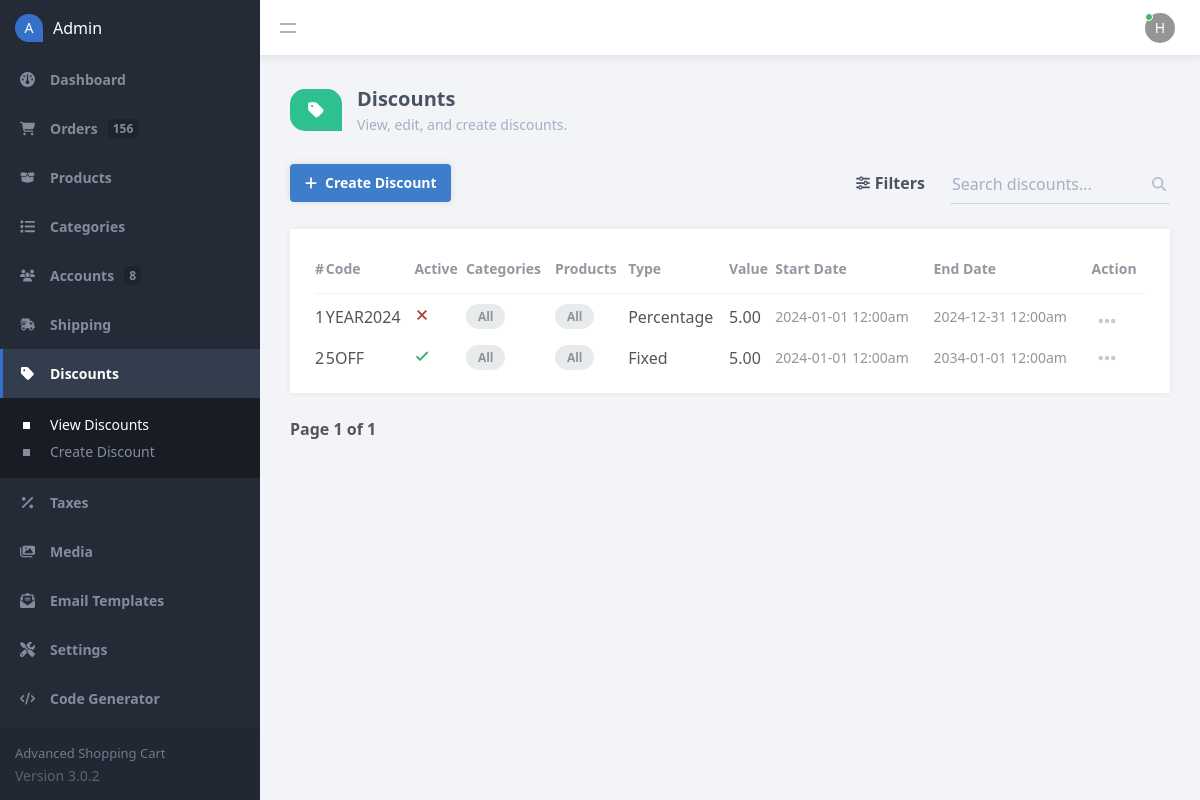
Screenshot of /admin/index.php?page=discounts (signed in) with the database file from the repository.
### tables this page shows
CREATE TABLE `discounts` (
  `id` int(11) NOT NULL,
  `category_ids` varchar(50) NOT NULL,
  `product_ids` varchar(50) NOT NULL,
  `discount_code` varchar(50) NOT NULL,
  `discount_type` enum('Percentage','Fixed') NOT NULL,
  `discount_value` decimal(7,2) NOT NULL,
  `start_date` datetime NOT NULL,
  `end_date` datetime NOT NULL
);

### admin/index.php (called while the page is built, shortened)
<?php
include '../functions.php';
$pdo = pdo_connect_mysql();
$page = isset($_GET['page']) && file_exists($_GET['page'] . '.php') ? $_GET['page'] : 'dashboard';
$accounts_total = $pdo->query('SELECT COUNT(*) AS total FROM accounts')->fetchColumn();
$orders_total = $pdo->query('SELECT COUNT(*) AS total FROM transactions')->fetchColumn();
include $page . '.php';
?>

### admin/discounts.php (the view, shortened to what this page needs)
<?php
$current_date = strtotime((new DateTime())->format('Y-m-d H:i:s'));
$pagination_page = isset($_GET['pagination_page']) ? $_GET['pagination_page'] : 1;
$search = isset($_GET['search_query']) ? $_GET['search_query'] : '';
$type = isset($_GET['type']) ? $_GET['type'] : '';
$active = isset($_GET['active']) ? $_GET['active'] : '';
$order = isset($_GET['order']) && $_GET['order'] == 'DESC' ? 'DESC' : 'ASC';
$order_by_whitelist = ['id','category_names','product_names','discount_code','discount_type','discount_value','start_date','end_date'];
$order_by = isset($_GET['order_by']) && in_array($_GET['order_by'], $order_by_whitelist) ? $_GET['order_by'] : 'id';
$results_per_pagination_page = 20;
$param1 = ($pagination_page - 1) * $results_per_pagination_page;
$param2 = $results_per_pagination_page;
$where = '';
$where .= $search ? 'WHERE (d.discount_code LIKE :search OR d.discount_value LIKE :search OR d.discount_type LIKE :search) ' : '';
$stmt = $pdo->prepare('SELECT COUNT(*) AS total FROM discounts d ' . $where);
$stmt->execute();
$total_discounts = $stmt->fetchColumn();
$stmt = $pdo->prepare('SELECT d.*, GROUP_CONCAT(DISTINCT p.title) product_names, GROUP_CONCAT(DISTINCT c.title) category_names FROM discounts d LEFT JOIN products p ON FIND_IN_SET(p.id, d.product_ids) LEFT JOIN categories c ON FIND_IN_SET(c.id, d.category_ids) ' . $where . ' GROUP BY d.id, d.category_ids, d.product_ids, d.discount_code, d.discount_type, d.discount_type, d.discount_value, d.start_date, d.end_date ORDER BY ' . $order_by . ' ' . $order . '  LIMIT :start_results,:num_results');
$stmt->bindParam('start_results', $param1, PDO::PARAM_INT);
$stmt->bindParam('num_results', $param2, PDO::PARAM_INT);
$stmt->execute();
$discounts = $stmt->fetchAll(PDO::FETCH_ASSOC);
$url = 'index.php?page=discounts&search_query=' . $search . '&type=' . $type . '&active=' . $active;
?>
<?=template_admin_header('Discounts', 'discounts', 'view')?>
<div class="content-title">
    <div class="title">
        <div class="icon">
        </div>
        <div class="txt">
            <h2>Discounts</h2>
            <p>View, edit, and create discounts.</p>
        </div>
    </div>
</div>
<div class="content-header responsive-flex-column pad-top-5">
    <a href="index.php?page=discount" class="btn">
        Create Discount
    </a>
    <form action="" method="get">
        <div class="filters">
            <a href="#">
                Filters
            </a>
        </div>
        <div class="search">
            <label for="search_query">
                <input id="search_query" type="text" name="search_query" placeholder="Search discounts..." value="<?=htmlspecialchars($search, ENT_QUOTES)?>" class="responsive-width-100">
            </label>
        </div>
    </form>
</div>
<div class="content-block">
    <div class="table">
        <table>
            <thead>
                <tr>
                    <td class="responsive-hidden"><a href="<?=$url . '&order=' . ($order=='ASC'?'DESC':'ASC') . '&order_by=id'?>">#<?=$order_by=='id' ? $table_icons[strtolower($order)] : ''?></a></td>
                    <td><a href="<?=$url . '&order=' . ($order=='ASC'?'DESC':'ASC') . '&order_by=discount_code'?>">Code<?=$order_by=='discount_code' ? $table_icons[strtolower($order)] : ''?></a></td>
                    <td>Active</td>
                    <td class="responsive-hidden"><a href="<?=$url . '&order=' . ($order=='ASC'?'DESC':'ASC') . '&order_by=category_names'?>">Categories<?=$order_by=='category_names' ? $table_icons[strtolower($order)] : ''?></td>
                    <td class="responsive-hidden"><a href="<?=$url . '&order=' . ($order=='ASC'?'DESC':'ASC') . '&order_by=product_names'?>">Products<?=$order_by=='product_names' ? $table_icons[strtolower($order)] : ''?></td>
                    <td><a href="<?=$url . '&order=' . ($order=='ASC'?'DESC':'ASC') . '&order_by=discount_type'?>">Type<?=$order_by=='discount_type' ? $table_icons[strtolower($order)] : ''?></td>
                    <td><a href="<?=$url . '&order=' . ($order=='ASC'?'DESC':'ASC') . '&order_by=discount_value'?>">Value<?=$order_by=='discount_value' ? $table_icons[strtolower($order)] : ''?></td>
                    <td class="responsive-hidden"><a href="<?=$url . '&order=' . ($order=='ASC'?'DESC':'ASC') . '&order_by=start_date'?>">Start Date<?=$order_by=='start_date' ? $table_icons[strtolower($order)] : ''?></td>
                    <td class="responsive-hidden"><a href="<?=$url . '&order=' . ($order=='ASC'?'DESC':'ASC') . '&order_by=end_date'?>">End Date<?=$order_by=='end_date' ? $table_icons[strtolower($order)] : ''?></td>
                    <td class="align-center">Action</td>
                </tr>
            </thead>
            <tbody>
                <?php foreach ($discounts as $discount): ?>
                <tr>
                    <td class="responsive-hidden"><?=$discount['id']?></td>
                    <td><?=$discount['discount_code']?></td>
                    <td>
                        <?php if ($current_date >= strtotime($discount['start_date']) && $current_date <= strtotime($discount['end_date'])): ?>
                        <svg stroke="#34aa6b" fill="#34aa6b" width="16" height="16" xmlns="http://www.w3.org/2000/svg" viewBox="0 0 24 24"><path d="M21,7L9,19L3.5,13.5L4.91,12.09L9,16.17L19.59,5.59L21,7Z" /></svg>
                        <?php else: ?>
                        <svg stroke="#b64343" fill="#b64343" width="16" height="16" xmlns="http://www.w3.org/2000/svg" viewBox="0 0 24 24"><path d="M19,6.41L17.59,5L12,10.59L6.41,5L5,6.41L10.59,12L5,17.59L6.41,19L12,13.41L17.59,19L19,17.59L13.41,12L19,6.41Z" /></svg>
                        <?php endif; ?>
                    </td>
                    <td class="responsive-hidden" style="max-width:300px">
                    <?php
                    if (empty($discount['category_names'])) {
                        echo '<span class="grey">All</span>';
                    } else {
                        $categories = explode(',', $discount['category_names']);
                        foreach ($categories as $c) {
                            echo '<span class="grey mar-right-1 mar-bot-1">' . $c . '</span>';
                        }
                    }
                    ?>
                    </td>
                    <td class="responsive-hidden" style="max-width:300px">
                    <?php
                    if (empty($discount['product_names'])) {
                        echo '<span class="grey">All</span>';
                    } else {
                        $products = explode(',', $discount['product_names']);
                        foreach ($products as $p) {
                            echo '<span class="grey mar-right-1 mar-bot-1">' . $p . '</span>';
                        }
                    }
                    ?>
                    </td>
                    <td><?=$discount['discount_type']?></td>
                    <td><?=$discount['discount_value']?></td>
                    <td class="responsive-hidden alt"><?=date('Y-m-d h:ia', strtotime($discount['start_date']))?></td>
                    <td class="responsive-hidden alt"><?=date('Y-m-d h:ia', strtotime($discount['end_date']))?></td>
                    <td class="actions">
                        <div class="table-dropdown">
                        </div>
                    </td>
                </tr>
                <?php endforeach; ?>
            </tbody>
        </table>
    </div>
</div>
<div class="pagination">
    <span>Page <?=$pagination_page?> of <?=ceil($total_discounts / $results_per_pagination_page) == 0 ? 1 : ceil($total_discounts / $results_per_pagination_page)?></span>
</div>
<?=template_admin_footer()?>

### rows the page displays
discounts: id "1", discount_code "YEAR2024", discount_type "Percentage", discount_value "5.00", start_date "2024-01-01 12:00am", end_date "2024-12-31 12:00am"
discounts: id "2", discount_code "5OFF", discount_type "Fixed", discount_value "5.00", start_date "2024-01-01 12:00am", end_date "2034-01-01 12:00am"

### other values shown
$orders_total "156"
$accounts_total "8"
substr($_SESSION['account_name'], 0, 1) "H"
$pagination_page "1"
ceil($total_discounts / $results_per_pagination_page) "1"
